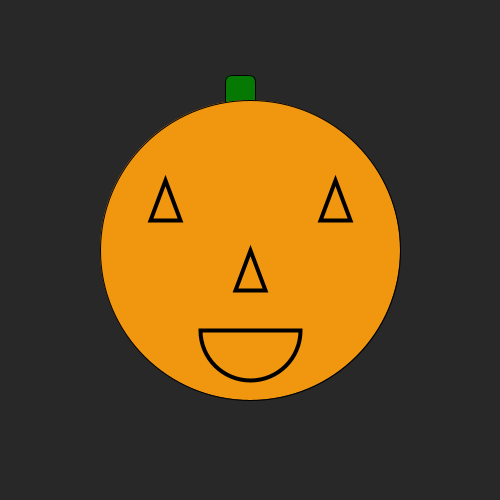
Frame 1 (no input)
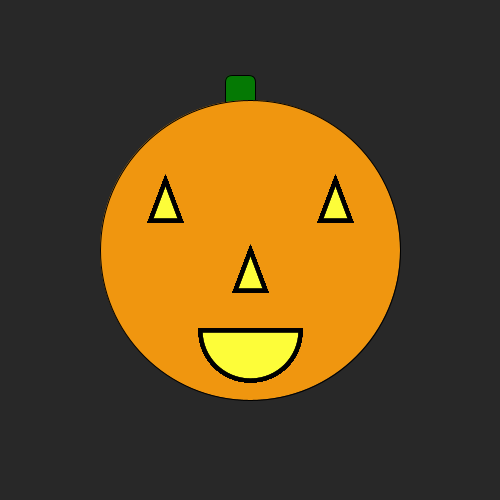
Frame 60 (the mouse pressed at the canvas centre just before this capture)
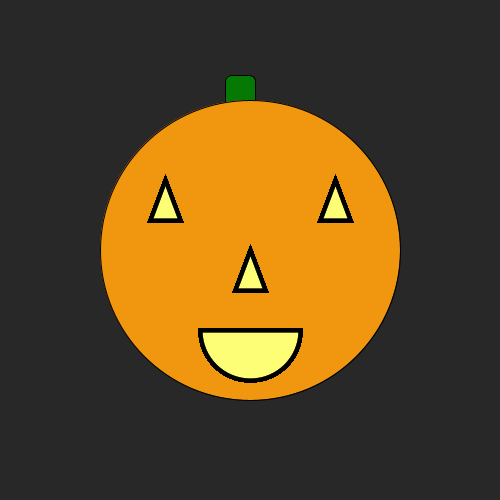
Frame 120 (the mouse held since frame 60 and released just before this capture)

The Processing sketch that drew these frames (run headless with seeded random() and noise(); from frame 60 on, the mouse is pressed at the canvas centre):

// Processing sketch: processing_120275
// ── processing_120275.pde

/* Arthur Tomaz
   7/11/2013    
    
  Uma representação super complexa de halloween de  uma abobora que... pisca! */
    
                                    
                                                                      
                                                                      
                                              
                                                                      
int cor = 0;
 
  void setup(){
  size(500, 500);
  background (40);
  rectMode(CENTER);
  fill(#057904);
  rect(240, 100, 30, 50, 7);
  
  fill(#F0960F); 
  ellipseMode(CENTER);
  ellipse(250, 250, 300, 300);
 
  
}
 
void draw(){
  frameRate(1500);
  cor ++;
  if(cor > 255){
  cor = 0;
    
}
  fill(255, 255, cor, cor);
  println(cor);
  strokeWeight(4);
  triangle(165, 180, 150, 220, 180, 220);
  triangle(335, 180, 320, 220, 350, 220);
  triangle(250, 250, 235, 290, 265, 290);
  arc(250, 330, 100, 100, 0, PI, PIE );
}
